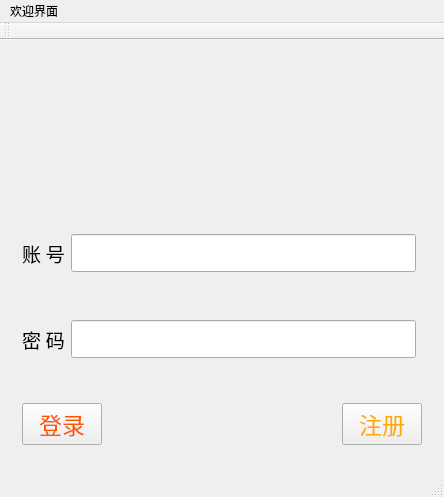
<?xml version="1.0" encoding="UTF-8"?>
<ui version="4.0">
 <class>MainWindow</class>
 <widget class="QMainWindow" name="MainWindow">
  <property name="geometry">
   <rect>
    <x>0</x>
    <y>0</y>
    <width>444</width>
    <height>497</height>
   </rect>
  </property>
  <property name="windowTitle">
   <string>MainWindow</string>
  </property>
  <property name="styleSheet">
   <string notr="true"/>
  </property>
  <widget class="QWidget" name="centralWidget">
   <layout class="QGridLayout" name="gridLayout">
    <item row="0" column="0" colspan="2">
     <widget class="QWidget" name="widget_3" native="true">
      <layout class="QHBoxLayout" name="horizontalLayout_3">
       <item>
        <widget class="customlabel" name="headImg">
         <property name="minimumSize">
          <size>
           <width>135</width>
           <height>135</height>
          </size>
         </property>
         <property name="maximumSize">
          <size>
           <width>135</width>
           <height>135</height>
          </size>
         </property>
         <property name="font">
          <font>
           <pointsize>8</pointsize>
          </font>
         </property>
         <property name="text">
          <string/>
         </property>
        </widget>
       </item>
      </layout>
     </widget>
    </item>
    <item row="1" column="0">
     <widget class="QWidget" name="widget" native="true">
      <layout class="QHBoxLayout" name="horizontalLayout">
       <item>
        <widget class="QLabel" name="label">
         <property name="font">
          <font>
           <family>楷体</family>
           <pointsize>14</pointsize>
          </font>
         </property>
         <property name="text">
          <string>账 号</string>
         </property>
        </widget>
       </item>
       <item>
        <widget class="QLineEdit" name="accountInfo">
         <property name="font">
          <font>
           <family>Microsoft YaHei</family>
           <pointsize>16</pointsize>
          </font>
         </property>
         <property name="text">
          <string/>
         </property>
        </widget>
       </item>
      </layout>
     </widget>
    </item>
    <item row="2" column="0">
     <widget class="QWidget" name="widget_2" native="true">
      <layout class="QHBoxLayout" name="horizontalLayout_2">
       <item>
        <widget class="QLabel" name="label_2">
         <property name="font">
          <font>
           <family>楷体</family>
           <pointsize>14</pointsize>
          </font>
         </property>
         <property name="text">
          <string>密 码</string>
         </property>
        </widget>
       </item>
       <item>
        <widget class="QLineEdit" name="passwdInfo">
         <property name="font">
          <font>
           <family>Microsoft YaHei</family>
           <pointsize>16</pointsize>
          </font>
         </property>
        </widget>
       </item>
      </layout>
     </widget>
    </item>
    <item row="3" column="0" colspan="2">
     <widget class="QWidget" name="widget_4" native="true">
      <layout class="QHBoxLayout" name="horizontalLayout_4">
       <item>
        <widget class="QPushButton" name="LoginBtn">
         <property name="font">
          <font>
           <family>Microsoft YaHei</family>
           <pointsize>17</pointsize>
           <weight>50</weight>
           <italic>false</italic>
           <bold>false</bold>
           <underline>false</underline>
           <strikeout>false</strikeout>
          </font>
         </property>
         <property name="styleSheet">
          <string notr="true">color: rgb(255, 85, 0);</string>
         </property>
         <property name="text">
          <string>登录</string>
         </property>
         <property name="iconSize">
          <size>
           <width>40</width>
           <height>40</height>
          </size>
         </property>
        </widget>
       </item>
       <item>
        <spacer name="horizontalSpacer">
         <property name="orientation">
          <enum>Qt::Horizontal</enum>
         </property>
         <property name="sizeHint" stdset="0">
          <size>
           <width>20</width>
           <height>20</height>
          </size>
         </property>
        </spacer>
       </item>
       <item>
        <widget class="QPushButton" name="RegisterBtn">
         <property name="font">
          <font>
           <family>Microsoft YaHei</family>
           <pointsize>17</pointsize>
           <weight>50</weight>
           <italic>false</italic>
           <bold>false</bold>
           <underline>false</underline>
           <strikeout>false</strikeout>
          </font>
         </property>
         <property name="styleSheet">
          <string notr="true">color: rgb(255, 170, 0);</string>
         </property>
         <property name="text">
          <string>注册</string>
         </property>
         <property name="iconSize">
          <size>
           <width>40</width>
           <height>40</height>
          </size>
         </property>
        </widget>
       </item>
      </layout>
     </widget>
    </item>
   </layout>
  </widget>
  <widget class="QMenuBar" name="menuBar">
   <property name="geometry">
    <rect>
     <x>0</x>
     <y>0</y>
     <width>444</width>
     <height>25</height>
    </rect>
   </property>
   <widget class="QMenu" name="menu">
    <property name="title">
     <string>欢迎界面</string>
    </property>
   </widget>
   <addaction name="menu"/>
  </widget>
  <widget class="QToolBar" name="mainToolBar">
   <attribute name="toolBarArea">
    <enum>TopToolBarArea</enum>
   </attribute>
   <attribute name="toolBarBreak">
    <bool>false</bool>
   </attribute>
  </widget>
  <widget class="QStatusBar" name="statusBar"/>
 </widget>
 <layoutdefault spacing="6" margin="11"/>
 <customwidgets>
  <customwidget>
   <class>customlabel</class>
   <extends>QLabel</extends>
   <header location="global">customlabel.h</header>
  </customwidget>
 </customwidgets>
 <resources/>
 <connections/>
</ui>
